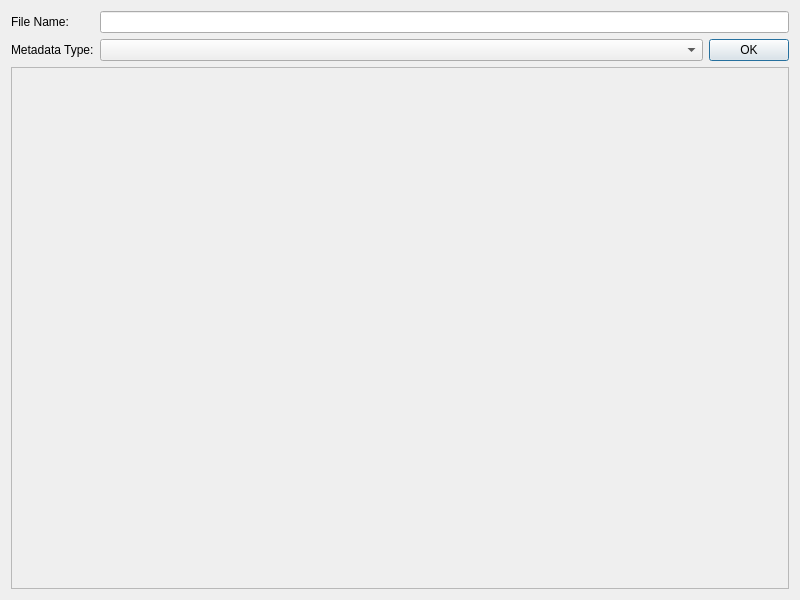
<?xml version="1.0" encoding="UTF-8"?>
<ui version="4.0">
 <class>DialogAddMetadata</class>
 <widget class="QDialog" name="DialogAddMetadata">
  <property name="geometry">
   <rect>
    <x>0</x>
    <y>0</y>
    <width>800</width>
    <height>600</height>
   </rect>
  </property>
  <property name="windowTitle">
   <string>Dialog</string>
  </property>
  <layout class="QGridLayout" name="gridLayout">
   <item row="2" column="1">
    <widget class="QComboBox" name="comboBox"/>
   </item>
   <item row="3" column="0" colspan="3">
    <widget class="QFrame" name="frame">
     <property name="frameShape">
      <enum>QFrame::StyledPanel</enum>
     </property>
     <property name="frameShadow">
      <enum>QFrame::Raised</enum>
     </property>
    </widget>
   </item>
   <item row="2" column="0">
    <widget class="QLabel" name="labelMetadataType">
     <property name="sizePolicy">
      <sizepolicy hsizetype="Fixed" vsizetype="Fixed">
       <horstretch>0</horstretch>
       <verstretch>0</verstretch>
      </sizepolicy>
     </property>
     <property name="text">
      <string>Metadata Type:</string>
     </property>
    </widget>
   </item>
   <item row="2" column="2">
    <widget class="QPushButton" name="pushButtonOK">
     <property name="sizePolicy">
      <sizepolicy hsizetype="Fixed" vsizetype="Fixed">
       <horstretch>0</horstretch>
       <verstretch>0</verstretch>
      </sizepolicy>
     </property>
     <property name="text">
      <string>OK</string>
     </property>
    </widget>
   </item>
   <item row="1" column="0">
    <widget class="QLabel" name="labelFile">
     <property name="sizePolicy">
      <sizepolicy hsizetype="Fixed" vsizetype="Preferred">
       <horstretch>0</horstretch>
       <verstretch>0</verstretch>
      </sizepolicy>
     </property>
     <property name="text">
      <string>File Name:</string>
     </property>
    </widget>
   </item>
   <item row="1" column="1" colspan="2">
    <widget class="QLineEdit" name="lineEditFileName">
     <property name="readOnly">
      <bool>true</bool>
     </property>
    </widget>
   </item>
  </layout>
 </widget>
 <resources/>
 <connections/>
</ui>
